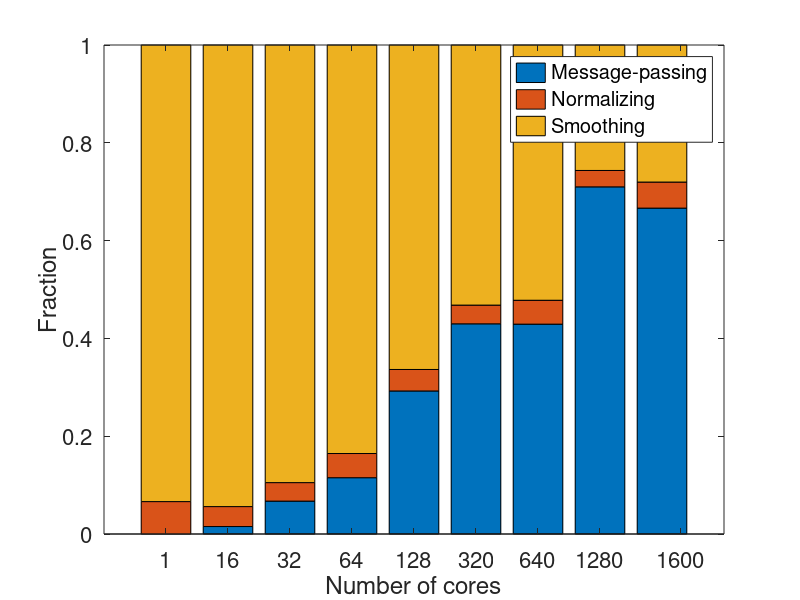

Here is the MATLAB script that generated this plot:
clc; clear all; close all; 

% 20 x 20 blocks
% upscaling factor: 100


x = [
1
16
32
64
128
320
640
1280
1600
]';

T_total = [
32.73
3.0490
1.351
0.517
0.3198
0.1226
0.09537
0.06533
0.0608
];

T_jacobi = [
30.56
2.8780
1.209
0.4319
0.2122
0.06521
0.04978
0.01676
0.01704
];

T_send = [
0
0.0466
0.09091
0.05953
0.09355
0.0527
0.04093
0.04638
0.04052
];

%T_total = T_total(1:7);
%T_jacobi = T_jacobi(1:7);
%T_send = T_send(1:7);


T_norm = T_total - T_jacobi - T_send;



T_j_frac = T_jacobi./T_total

T_s_frac = T_send./T_total

T_n_frac = T_norm./T_total;





my_green_1 = [93 148 111] ./ 255;
my_green_2 = [87 160 37] ./ 255;

my_blue_1 = [61 97 209] ./ 255;
my_blue_2 = [89 89 224] ./ 255;

my_red_1 = [223 95 88] ./ 255;
my_red_2 = [193 8 23] ./ 255;




xt = [1:length(x)];

xt = [1 2 3 4 5 6 7 8 9.3];

newY = [ T_s_frac T_n_frac T_j_frac   ]

FigHandle = figure('Position', [1200, 200, 80*length(x), 400]);
bar(newY,'stacked');  %# Create a stacked histogram
set(gca, 'XTickLabel',[])                    
set(gca, 'XTick', x)
set(gca,'ytick',[0:0.2:1]);
xlabel('Number of cores');
ylabel('Fraction');
LEG1 = legend('Message-passing','Normalizing', 'Smoothing');
colormap([my_red_1; my_blue_1; my_green_1])
set(gca,'fontsize',16)


set(gca, 'XTickLabel',[])                    
%xt = get(gca, 'XTick');
set(gca, 'XTick', xt, 'XTickLabel', x)
set(gca,'ytick',[0:0.2:2]);


%{
set(gcf,'Units','inches');
screenposition = get(gcf,'Position');
set(gcf,...
    'PaperPosition',[0 0 screenposition(3:4)],...
    'PaperSize',[screenposition(3:4)]);
print -dpdf -painters epsFig_medium
%}






